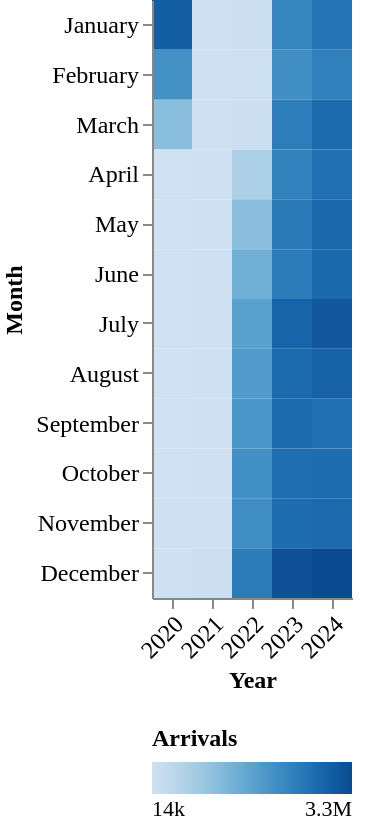

Here is the Vega-Lite specification saved for this chart:
### Vega-Lite specification from a JSON file in a GitHub repository (floating-point values rounded to 4 significant figures)
{"$schema": "https://vega.github.io/schema/vega-lite/v5.json", "width": "container", "height": 410, "autosize": "fit", "padding": {"top": 0, "bottom": 0, "left": 0, "right": 20}, "data": {"values": [{"year": "2020", "month": "January", "month_num": 1, "arrivals": 2923053}, {"year": "2020", "month": "February", "month_num": 2, "arrivals": 1997322}, {"year": "2020", "month": "March", "month_num": 3, "arrivals": 1065039}, {"year": "2020", "month": "April", "month_num": 4, "arrivals": 15077}, {"year": "2020", "month": "May", "month_num": 5, "arrivals": 14282}, {"year": "2020", "month": "June", "month_num": 6, "arrivals": 14400}, {"year": "2020", "month": "July", "month_num": 7, "arrivals": 20345}, {"year": "2020", "month": "August", "month_num": 8, "arrivals": 22229}, {"year": "2020", "month": "September", "month_num": 9, "arrivals": 22642}, {"year": "2020", "month": "October", "month_num": 10, "arrivals": 22749}, {"year": "2020", "month": "November", "month_num": 11, "arrivals": 24973}, {"year": "2020", "month": "December", "month_num": 12, "arrivals": 29897}, {"year": "2021", "month": "January", "month_num": 1, "arrivals": 35867}, {"year": "2021", "month": "February", "month_num": 2, "arrivals": 33308}, {"year": "2021", "month": "March", "month_num": 3, "arrivals": 42434}, {"year": "2021", "month": "April", "month_num": 4, "arrivals": 37880}, {"year": "2021", "month": "May", "month_num": 5, "arrivals": 35434}, {"year": "2021", "month": "June", "month_num": 6, "arrivals": 29607}, {"year": "2021", "month": "July", "month_num": 7, "arrivals": 31331}, {"year": "2021", "month": "August", "month_num": 8, "arrivals": 31658}, {"year": "2021", "month": "September", "month_num": 9, "arrivals": 35017}, {"year": "2021", "month": "October", "month_num": 10, "arrivals": 38564}, {"year": "2021", "month": "November", "month_num": 11, "arrivals": 42323}, {"year": "2021", "month": "December", "month_num": 12, "arrivals": 77133}, {"year": "2022", "month": "January", "month_num": 1, "arrivals": 76559}, {"year": "2022", "month": "February", "month_num": 2, "arrivals": 68753}, {"year": "2022", "month": "March", "month_num": 3, "arrivals": 92455}, {"year": "2022", "month": "April", "month_num": 4, "arrivals": 604690}, {"year": "2022", "month": "May", "month_num": 5, "arrivals": 1037181}, {"year": "2022", "month": "June", "month_num": 6, "arrivals": 1389092}, {"year": "2022", "month": "July", "month_num": 7, "arrivals": 1699890}, {"year": "2022", "month": "August", "month_num": 8, "arrivals": 1808373}, {"year": "2022", "month": "September", "month_num": 9, "arrivals": 1900183}, {"year": "2022", "month": "October", "month_num": 10, "arrivals": 2022369}, {"year": "2022", "month": "November", "month_num": 11, "arrivals": 2048419}, {"year": "2022", "month": "December", "month_num": 12, "arrivals": 2400548}, {"year": "2023", "month": "January", "month_num": 1, "arrivals": 2234972}, {"year": "2023", "month": "February", "month_num": 2, "arrivals": 2047306}, {"year": "2023", "month": "March", "month_num": 3, "arrivals": 2388103}, {"year": "2023", "month": "April", "month_num": 4, "arrivals": 2282367}, {"year": "2023", "month": "May", "month_num": 5, "arrivals": 2416296}, {"year": "2023", "month": "June", "month_num": 6, "arrivals": 2399593}, {"year": "2023", "month": "July", "month_num": 7, "arrivals": 2829817}, {"year": "2023", "month": "August", "month_num": 8, "arrivals": 2701427}, {"year": "2023", "month": "September", "month_num": 9, "arrivals": 2718469}, {"year": "2023", "month": "October", "month_num": 10, "arrivals": 2656279}, {"year": "2023", "month": "November", "month_num": 11, "arrivals": 2663169}, {"year": "2023", "month": "December", "month_num": 12, "arrivals": 3173506}, {"year": "2024", "month": "January", "month_num": 1, "arrivals": 2522991}, {"year": "2024", "month": "February", "month_num": 2, "arrivals": 2329685}, {"year": "2024", "month": "March", "month_num": 3, "arrivals": 2700650}, {"year": "2024", "month": "April", "month_num": 4, "arrivals": 2608703}, {"year": "2024", "month": "May", "month_num": 5, "arrivals": 2751424}, {"year": "2024", "month": "June", "month_num": 6, "arrivals": 2740913}, {"year": "2024", "month": "July", "month_num": 7, "arrivals": 3058318}, {"year": "2024", "month": "August", "month_num": 8, "arrivals": 2853555}, {"year": "2024", "month": "September", "month_num": 9, "arrivals": 2635706}, {"year": "2024", "month": "October", "month_num": 10, "arrivals": 2674487}, {"year": "2024", "month": "November", "month_num": 11, "arrivals": 2733580}, {"year": "2024", "month": "December", "month_num": 12, "arrivals": 3289154}]}, "mark": "rect", "encoding": {"x": {"field": "year", "type": "ordinal", "axis": {"title": "Year", "titleFont": "DM Sans", "titleFontSize": 12, "labelFont": "DM Sans", "labelFontSize": 12, "labelAngle": -45}}, "y": {"field": "month", "type": "ordinal", "sort": {"field": "month_num"}, "axis": {"title": "Month", "titleFont": "DM Sans", "titleFontSize": 12, "labelFont": "DM Sans", "labelFontSize": 12}}, "color": {"field": "arrivals", "type": "quantitative", "scale": {"scheme": "blues"}, "legend": {"title": "Arrivals", "titleFont": "DM Sans", "labelFont": "DM Sans", "titleFontSize": 12, "labelFontSize": 11, "format": ".2s", "orient": "bottom"}}, "tooltip": [{"field": "year", "type": "ordinal", "title": "Year"}, {"field": "month", "type": "ordinal", "title": "Month"}, {"field": "arrivals", "type": "quantitative", "title": "Arrivals", "format": ","}]}, "config": {"background": "transparent", "view": {"stroke": "transparent"}}}
